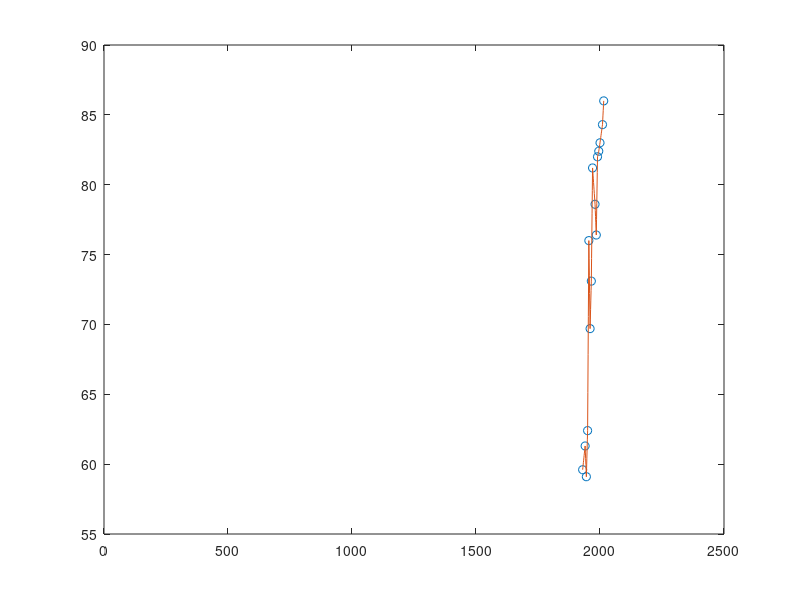

Here is the MATLAB script that generated this plot:
x=[1930,1940,1945,1950,1955,1960,1965,1970,1980,1985,1990,1995,2000,2010,2015];
y=[59.6,61.3,59.1,62.4,76.0,69.7,73.1,81.2,78.6,76.4,82.0,82.4,83.0,84.3,86.0];
z=1:1:2015;
a=interp1(x,y,z);
plot(x,y,"o",z,a)
fprintf("Life expectancy at 2003 => %f",a(2003))